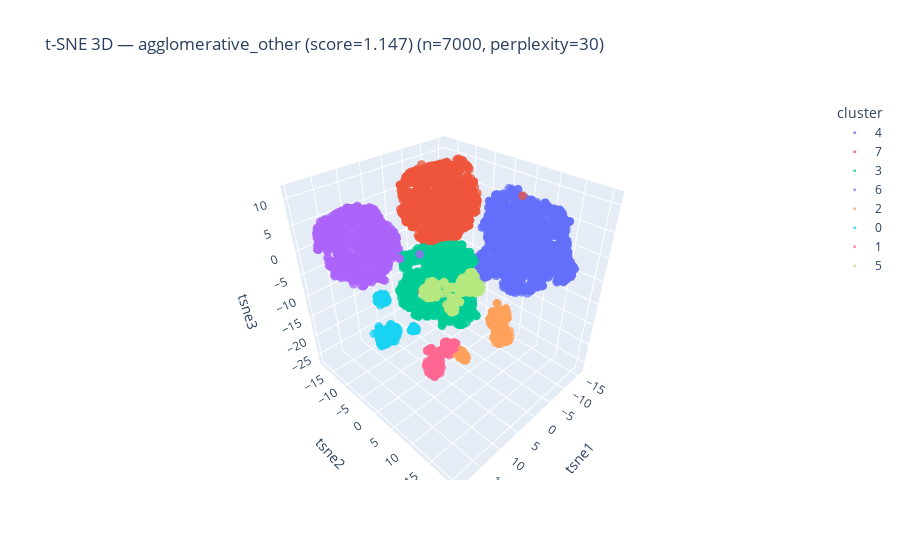

Source (notebook cell):
### Code cell
# Use the best labels already computed in artifacts
best_labels = artifacts["best_labels"]
plot_tsne_3d(
    artifacts["embedding"],
    best_labels,
    title=f"t-SNE 3D — {artifacts['best_model_name']} (score={artifacts['best']['score']:.3f})",
    tsne_cfg=TSNEConfig(perplexity=30),
    hover_df=proc_new_df_5k,
)

### Figure 1 — Plotly figure (JSON) as saved in the notebook; plotly's stock layout.template omitted (floating-point values rounded to 4 significant figures; data arrays with more than 128 entries replaced by an {"elided": "..."} marker saying what was removed)
{"data": [{"hovertemplate": "cluster=4<br>tsne1=%{x}<br>tsne2=%{y}<br>tsne3=%{z}<extra></extra>", "legendgroup": "4", "marker": {"color": "#636efa", "opacity": 0.75, "size": 3, "symbol": "circle"}, "mode": "markers", "name": "4", "scene": "scene", "showlegend": true, "type": "scatter3d", "x": {"elided": "1908 float values"}, "y": {"elided": "1908 float values"}, "z": {"elided": "1908 float values"}}, {"hovertemplate": "cluster=7<br>tsne1=%{x}<br>tsne2=%{y}<br>tsne3=%{z}<extra></extra>", "legendgroup": "7", "marker": {"color": "#EF553B", "opacity": 0.75, "size": 3, "symbol": "circle"}, "mode": "markers", "name": "7", "scene": "scene", "showlegend": true, "type": "scatter3d", "x": {"elided": "1743 float values"}, "y": {"elided": "1743 float values"}, "z": {"elided": "1743 float values"}}, {"hovertemplate": "cluster=3<br>tsne1=%{x}<br>tsne2=%{y}<br>tsne3=%{z}<extra></extra>", "legendgroup": "3", "marker": {"color": "#00cc96", "opacity": 0.75, "size": 3, "symbol": "circle"}, "mode": "markers", "name": "3", "scene": "scene", "showlegend": true, "type": "scatter3d", "x": {"elided": "1213 float values"}, "y": {"elided": "1213 float values"}, "z": {"elided": "1213 float values"}}, {"hovertemplate": "cluster=6<br>tsne1=%{x}<br>tsne2=%{y}<br>tsne3=%{z}<extra></extra>", "legendgroup": "6", "marker": {"color": "#ab63fa", "opacity": 0.75, "size": 3, "symbol": "circle"}, "mode": "markers", "name": "6", "scene": "scene", "showlegend": true, "type": "scatter3d", "x": {"elided": "1126 float values"}, "y": {"elided": "1126 float values"}, "z": {"elided": "1126 float values"}}, {"hovertemplate": "cluster=2<br>tsne1=%{x}<br>tsne2=%{y}<br>tsne3=%{z}<extra></extra>", "legendgroup": "2", "marker": {"color": "#FFA15A", "opacity": 0.75, "size": 3, "symbol": "circle"}, "mode": "markers", "name": "2", "scene": "scene", "showlegend": true, "type": "scatter3d", "x": {"elided": "276 float values"}, "y": {"elided": "276 float values"}, "z": {"elided": "276 float values"}}, {"hovertemplate": "cluster=0<br>tsne1=%{x}<br>tsne2=%{y}<br>tsne3=%{z}<extra></extra>", "legendgroup": "0", "marker": {"color": "#19d3f3", "opacity": 0.75, "size": 3, "symbol": "circle"}, "mode": "markers", "name": "0", "scene": "scene", "showlegend": true, "type": "scatter3d", "x": {"elided": "219 float values"}, "y": {"elided": "219 float values"}, "z": {"elided": "219 float values"}}, {"hovertemplate": "cluster=1<br>tsne1=%{x}<br>tsne2=%{y}<br>tsne3=%{z}<extra></extra>", "legendgroup": "1", "marker": {"color": "#FF6692", "opacity": 0.75, "size": 3, "symbol": "circle"}, "mode": "markers", "name": "1", "scene": "scene", "showlegend": true, "type": "scatter3d", "x": {"elided": "186 float values"}, "y": {"elided": "186 float values"}, "z": {"elided": "186 float values"}}, {"hovertemplate": "cluster=5<br>tsne1=%{x}<br>tsne2=%{y}<br>tsne3=%{z}<extra></extra>", "legendgroup": "5", "marker": {"color": "#B6E880", "opacity": 0.75, "size": 3, "symbol": "circle"}, "mode": "markers", "name": "5", "scene": "scene", "showlegend": true, "type": "scatter3d", "x": {"elided": "329 float values"}, "y": {"elided": "329 float values"}, "z": {"elided": "329 float values"}}], "layout": {"legend": {"title": {"text": "cluster"}, "tracegroupgap": 0}, "scene": {"domain": {"x": [0, 1], "y": [0, 1]}, "xaxis": {"title": {"text": "tsne1"}}, "yaxis": {"title": {"text": "tsne2"}}, "zaxis": {"title": {"text": "tsne3"}}}, "title": {"text": "t-SNE 3D — agglomerative_other (score=1.147) (n=7000, perplexity=30)"}}}
